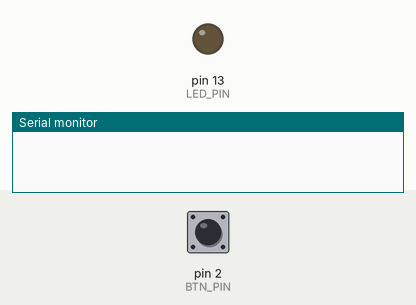
Recording of a sketch running on a simulated Arduino Uno, built with avr-gcc and run on an emulated ATmega328P. Parts: output pins drawn as LEDs (lit = HIGH), the last lines printed to the serial monitor. Inputs (shaded band) come from the test bench; at power-on: pin 2 (BTN_PIN) HIGH.

Above: at 1.2 s.
1.3 s: pin 2 (BTN_PIN) pulled LOW for 0.15 s
At 2.6 s:
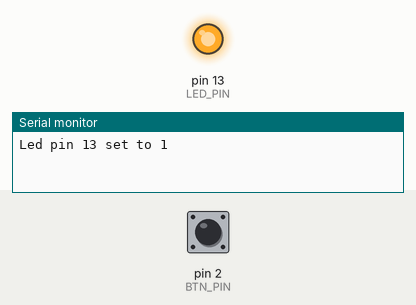
2.9 s: pin 2 (BTN_PIN) pulled LOW for 1 s
At 5.1 s:
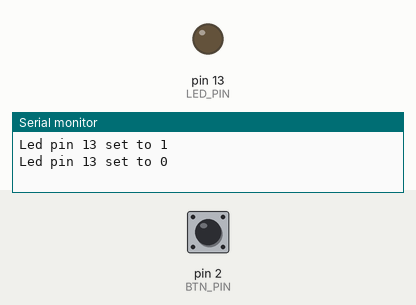
5.4 s: pin 2 (BTN_PIN) pulled LOW for 3.2 s
At 9.9 s:
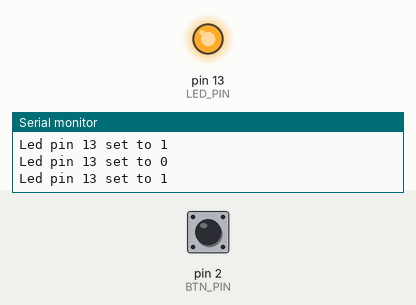
Timing chart, 0 to 11.4 s (numbered marks = the images above; inputs shaded):
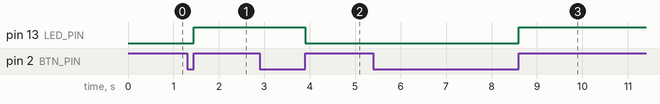

The sketch:

M1.S2Pfixed.ino
```cpp
// define unsigned int constants identifying pins for button and led
const uint8_t BTN_PIN = 2;
const uint8_t LED_PIN = 13;

void switchLED() {
  int desired_state = !digitalRead(LED_PIN);
  digitalWrite(LED_PIN, desired_state);
  String message = "Led pin " + String(LED_PIN) + " set to " + String(desired_state);
  Serial.println(message);
}

// contains code that runs on start of Arduino
void setup() {
  // set button pin as input pullup which connects internal resistor
  pinMode(BTN_PIN, INPUT_PULLUP);
  // set led pin to output
  pinMode(LED_PIN, OUTPUT);
  // initialise serial output at 9600 bits per second
  Serial.begin(9600);

  // attach interrupt to BTN_PIN which calls switchLED
  attachInterrupt(digitalPinToInterrupt(BTN_PIN), switchLED, RISING);
}

// loop is main event loop that runs while arduino is powered, starts after setup
void loop() {
  // pass
}
```

Measured:
- after the input at 1.3 s, pin 13 (LED_PIN): LOW → HIGH after 0.15 s
- after the input at 2.9 s, pin 13 (LED_PIN): HIGH → LOW after 1.0 s
- after the input at 5.4 s, pin 13 (LED_PIN): LOW → HIGH after 3.2 s
